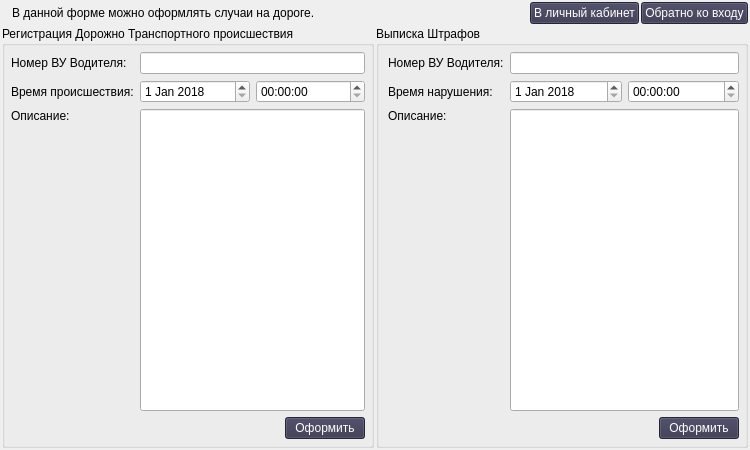
<?xml version="1.0" encoding="UTF-8"?>
<ui version="4.0">
 <class>dps</class>
 <widget class="QWidget" name="dps">
  <property name="geometry">
   <rect>
    <x>0</x>
    <y>0</y>
    <width>750</width>
    <height>450</height>
   </rect>
  </property>
  <property name="sizePolicy">
   <sizepolicy hsizetype="Fixed" vsizetype="Fixed">
    <horstretch>0</horstretch>
    <verstretch>0</verstretch>
   </sizepolicy>
  </property>
  <property name="minimumSize">
   <size>
    <width>750</width>
    <height>450</height>
   </size>
  </property>
  <property name="maximumSize">
   <size>
    <width>750</width>
    <height>450</height>
   </size>
  </property>
  <property name="windowTitle">
   <string>Форма работника ДПС</string>
  </property>
  <layout class="QVBoxLayout" name="verticalLayout">
   <property name="spacing">
    <number>2</number>
   </property>
   <property name="leftMargin">
    <number>2</number>
   </property>
   <property name="topMargin">
    <number>2</number>
   </property>
   <property name="rightMargin">
    <number>2</number>
   </property>
   <property name="bottomMargin">
    <number>2</number>
   </property>
   <item>
    <layout class="QHBoxLayout" name="horizontalLayout_2">
     <property name="leftMargin">
      <number>10</number>
     </property>
     <property name="rightMargin">
      <number>0</number>
     </property>
     <item>
      <widget class="QLabel" name="status">
       <property name="text">
        <string>В данной форме можно оформлять случаи на дороге.</string>
       </property>
      </widget>
     </item>
     <item>
      <spacer name="horizontalSpacer">
       <property name="orientation">
        <enum>Qt::Horizontal</enum>
       </property>
       <property name="sizeHint" stdset="0">
        <size>
         <width>0</width>
         <height>0</height>
        </size>
       </property>
      </spacer>
     </item>
     <item>
      <widget class="QPushButton" name="to_drv">
       <property name="styleSheet">
        <string notr="true">background-color: rgb(53, 52, 77);
color: rgb(255, 255, 255);</string>
       </property>
       <property name="text">
        <string>В личный кабинет</string>
       </property>
      </widget>
     </item>
     <item>
      <widget class="QPushButton" name="to_login">
       <property name="styleSheet">
        <string notr="true">background-color: rgb(53, 52, 77);
color: rgb(255, 255, 255);</string>
       </property>
       <property name="text">
        <string>Обратно ко входу</string>
       </property>
      </widget>
     </item>
    </layout>
   </item>
   <item>
    <layout class="QHBoxLayout" name="horizontalLayout">
     <item>
      <widget class="QGroupBox" name="groupBox_2">
       <property name="sizePolicy">
        <sizepolicy hsizetype="Expanding" vsizetype="Expanding">
         <horstretch>0</horstretch>
         <verstretch>0</verstretch>
        </sizepolicy>
       </property>
       <property name="title">
        <string>Регистрация Дорожно Транспортного происшествия</string>
       </property>
       <layout class="QGridLayout" name="gridLayout">
        <property name="leftMargin">
         <number>6</number>
        </property>
        <property name="topMargin">
         <number>6</number>
        </property>
        <property name="rightMargin">
         <number>6</number>
        </property>
        <property name="bottomMargin">
         <number>6</number>
        </property>
        <item row="0" column="0">
         <widget class="QLabel" name="label">
          <property name="text">
           <string>Номер ВУ Водителя:</string>
          </property>
         </widget>
        </item>
        <item row="2" column="1">
         <widget class="QLineEdit" name="dtp_comm">
          <property name="sizePolicy">
           <sizepolicy hsizetype="Expanding" vsizetype="Expanding">
            <horstretch>0</horstretch>
            <verstretch>0</verstretch>
           </sizepolicy>
          </property>
          <property name="alignment">
           <set>Qt::AlignLeading|Qt::AlignLeft|Qt::AlignTop</set>
          </property>
          <property name="dragEnabled">
           <bool>true</bool>
          </property>
          <property name="cursorMoveStyle">
           <enum>Qt::LogicalMoveStyle</enum>
          </property>
         </widget>
        </item>
        <item row="1" column="0">
         <widget class="QLabel" name="label_4">
          <property name="text">
           <string>Время происшествия:</string>
          </property>
         </widget>
        </item>
        <item row="2" column="0">
         <widget class="QLabel" name="label_5">
          <property name="text">
           <string>Описание:</string>
          </property>
          <property name="alignment">
           <set>Qt::AlignLeading|Qt::AlignLeft|Qt::AlignTop</set>
          </property>
         </widget>
        </item>
        <item row="0" column="1">
         <widget class="QLineEdit" name="dtp_number">
          <property name="maxLength">
           <number>3</number>
          </property>
         </widget>
        </item>
        <item row="1" column="1">
         <layout class="QHBoxLayout" name="horizontalLayout_3">
          <item>
           <widget class="QDateEdit" name="dtp_date">
            <property name="maximumDate">
             <date>
              <year>2070</year>
              <month>12</month>
              <day>31</day>
             </date>
            </property>
            <property name="minimumDate">
             <date>
              <year>2018</year>
              <month>1</month>
              <day>1</day>
             </date>
            </property>
           </widget>
          </item>
          <item>
           <widget class="QTimeEdit" name="dtp_time"/>
          </item>
         </layout>
        </item>
        <item row="3" column="1">
         <layout class="QHBoxLayout" name="horizontalLayout_4">
          <item>
           <spacer name="horizontalSpacer_2">
            <property name="orientation">
             <enum>Qt::Horizontal</enum>
            </property>
            <property name="sizeHint" stdset="0">
             <size>
              <width>0</width>
              <height>0</height>
             </size>
            </property>
           </spacer>
          </item>
          <item>
           <widget class="QPushButton" name="dtp_accept">
            <property name="styleSheet">
             <string notr="true">background-color: rgb(53, 52, 77);
color: rgb(255, 255, 255);</string>
            </property>
            <property name="text">
             <string>Оформить</string>
            </property>
           </widget>
          </item>
         </layout>
        </item>
       </layout>
      </widget>
     </item>
     <item>
      <widget class="QGroupBox" name="groupBox">
       <property name="sizePolicy">
        <sizepolicy hsizetype="Expanding" vsizetype="Expanding">
         <horstretch>0</horstretch>
         <verstretch>0</verstretch>
        </sizepolicy>
       </property>
       <property name="title">
        <string>Выписка Штрафов</string>
       </property>
       <layout class="QGridLayout" name="gridLayout_2">
        <property name="leftMargin">
         <number>9</number>
        </property>
        <property name="topMargin">
         <number>6</number>
        </property>
        <property name="rightMargin">
         <number>6</number>
        </property>
        <property name="bottomMargin">
         <number>6</number>
        </property>
        <item row="0" column="1">
         <widget class="QLineEdit" name="fine_drv">
          <property name="inputMask">
           <string notr="true"/>
          </property>
          <property name="maxLength">
           <number>3</number>
          </property>
         </widget>
        </item>
        <item row="2" column="1">
         <widget class="QLineEdit" name="fine_comm">
          <property name="sizePolicy">
           <sizepolicy hsizetype="Expanding" vsizetype="Expanding">
            <horstretch>0</horstretch>
            <verstretch>0</verstretch>
           </sizepolicy>
          </property>
          <property name="alignment">
           <set>Qt::AlignLeading|Qt::AlignLeft|Qt::AlignTop</set>
          </property>
         </widget>
        </item>
        <item row="1" column="0">
         <widget class="QLabel" name="label_6">
          <property name="text">
           <string>Время нарушения:</string>
          </property>
         </widget>
        </item>
        <item row="2" column="0">
         <widget class="QLabel" name="label_7">
          <property name="text">
           <string>Описание:</string>
          </property>
          <property name="alignment">
           <set>Qt::AlignLeading|Qt::AlignLeft|Qt::AlignTop</set>
          </property>
         </widget>
        </item>
        <item row="0" column="0">
         <widget class="QLabel" name="label_2">
          <property name="text">
           <string>Номер ВУ Водителя:</string>
          </property>
         </widget>
        </item>
        <item row="1" column="1">
         <layout class="QHBoxLayout" name="horizontalLayout_5">
          <item>
           <widget class="QDateEdit" name="fine_date">
            <property name="maximumDate">
             <date>
              <year>2070</year>
              <month>12</month>
              <day>31</day>
             </date>
            </property>
            <property name="minimumDate">
             <date>
              <year>2018</year>
              <month>1</month>
              <day>1</day>
             </date>
            </property>
           </widget>
          </item>
          <item>
           <widget class="QTimeEdit" name="fine_time"/>
          </item>
         </layout>
        </item>
        <item row="3" column="1">
         <layout class="QHBoxLayout" name="horizontalLayout_6">
          <item>
           <spacer name="horizontalSpacer_3">
            <property name="orientation">
             <enum>Qt::Horizontal</enum>
            </property>
            <property name="sizeHint" stdset="0">
             <size>
              <width>0</width>
              <height>0</height>
             </size>
            </property>
           </spacer>
          </item>
          <item>
           <widget class="QPushButton" name="fine_accept">
            <property name="styleSheet">
             <string notr="true">background-color: rgb(53, 52, 77);
color: rgb(255, 255, 255);</string>
            </property>
            <property name="text">
             <string>Оформить</string>
            </property>
           </widget>
          </item>
         </layout>
        </item>
       </layout>
      </widget>
     </item>
    </layout>
   </item>
  </layout>
 </widget>
 <resources/>
 <connections>
  <connection>
   <sender>to_drv</sender>
   <signal>clicked()</signal>
   <receiver>dps</receiver>
   <slot>close()</slot>
   <hints>
    <hint type="sourcelabel">
     <x>552</x>
     <y>17</y>
    </hint>
    <hint type="destinationlabel">
     <x>498</x>
     <y>27</y>
    </hint>
   </hints>
  </connection>
  <connection>
   <sender>to_login</sender>
   <signal>clicked()</signal>
   <receiver>dps</receiver>
   <slot>close()</slot>
   <hints>
    <hint type="sourcelabel">
     <x>689</x>
     <y>7</y>
    </hint>
    <hint type="destinationlabel">
     <x>643</x>
     <y>28</y>
    </hint>
   </hints>
  </connection>
 </connections>
</ui>
